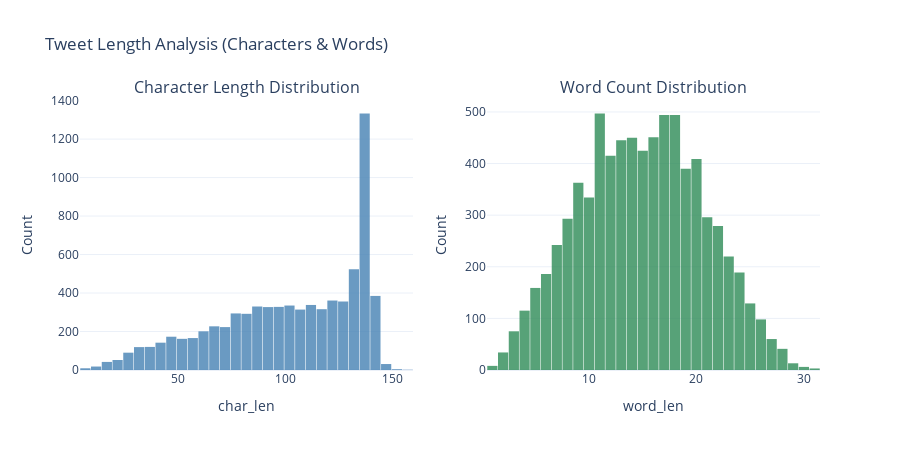

The code cell stored with this chart in its notebook:
### Code cell
def text_length_stats_interactive(df, text_col='text'):
    df = df.copy()
    df['char_len'] = df[text_col].astype(str).apply(len)
    df['word_len'] = df[text_col].astype(str).apply(lambda x: len(x.split()))

    # Show percentiles summary
    display(df[['char_len','word_len']].describe(percentiles=[0.25,0.5,0.75,0.9,0.95]).T)

    # Create interactive subplots
    fig = sp.make_subplots(rows=1, cols=2, subplot_titles=('Character Length Distribution', 'Word Count Distribution'))

    fig.add_trace(
        go.Histogram(x=df['char_len'], nbinsx=60, name='Character Length', marker_color='steelblue', opacity=0.8),
        row=1, col=1
    )
    fig.add_trace(
        go.Histogram(x=df['word_len'], nbinsx=60, name='Word Count', marker_color='seagreen', opacity=0.8),
        row=1, col=2
    )

    fig.update_layout(
        title_text="Tweet Length Analysis (Characters & Words)",
        template='plotly_white',
        bargap=0.05,
        showlegend=False,
        height=450,
    )
    fig.update_xaxes(title_text="char_len", row=1, col=1)
    fig.update_xaxes(title_text="word_len", row=1, col=2)
    fig.update_yaxes(title_text="Count", row=1, col=1)
    fig.update_yaxes(title_text="Count", row=1, col=2)

    fig.show()

    return df

len_df = text_length_stats_interactive(train_df, text_col='text')

### Figure 1 — Plotly figure (JSON) as saved in the notebook; plotly's stock layout.template omitted (floating-point values rounded to 4 significant figures; data arrays with more than 128 entries replaced by an {"elided": "..."} marker saying what was removed)
{"data": [{"marker": {"color": "steelblue"}, "name": "Character Length", "nbinsx": 60, "opacity": 0.8, "type": "histogram", "x": {"elided": "7613 int values"}, "xaxis": "x", "yaxis": "y"}, {"marker": {"color": "seagreen"}, "name": "Word Count", "nbinsx": 60, "opacity": 0.8, "type": "histogram", "x": {"elided": "7613 int values"}, "xaxis": "x2", "yaxis": "y2"}], "layout": {"annotations": [{"font": {"size": 16}, "showarrow": false, "text": "Character Length Distribution", "x": 0.225, "xanchor": "center", "xref": "paper", "y": 1, "yanchor": "bottom", "yref": "paper"}, {"font": {"size": 16}, "showarrow": false, "text": "Word Count Distribution", "x": 0.775, "xanchor": "center", "xref": "paper", "y": 1, "yanchor": "bottom", "yref": "paper"}], "bargap": 0.05, "height": 450, "showlegend": false, "title": {"text": "Tweet Length Analysis (Characters & Words)"}, "xaxis": {"anchor": "y", "domain": [0, 0.45], "title": {"text": "char_len"}}, "xaxis2": {"anchor": "y2", "domain": [0.55, 1], "title": {"text": "word_len"}}, "yaxis": {"anchor": "x", "domain": [0, 1], "title": {"text": "Count"}}, "yaxis2": {"anchor": "x2", "domain": [0, 1], "title": {"text": "Count"}}}}
